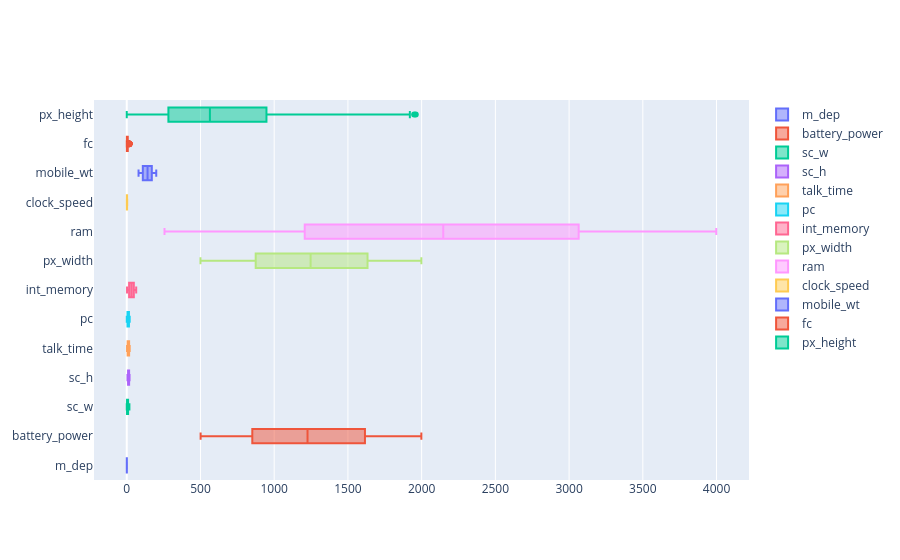

This figure's notebook cell:
### Code cell
df_categorical = df[['price_range', 'n_cores', 'blue', 'dual_sim', 'four_g', 'three_g', 'touch_screen', 'wifi']].astype(str)
fig = go.Figure()
for col in set(df.columns) - set(df_categorical):
    fig.add_trace(go.Box(x=df[col], name=col))
fig.show()

### Figure 1 — Plotly figure (JSON) as saved in the notebook; plotly's stock layout.template omitted (floating-point values rounded to 4 significant figures; data arrays with more than 128 entries replaced by an {"elided": "..."} marker saying what was removed)
{"data": [{"name": "m_dep", "type": "box", "x": {"elided": "2000 float values"}}, {"name": "battery_power", "type": "box", "x": {"elided": "2000 int values"}}, {"name": "sc_w", "type": "box", "x": {"elided": "2000 int values"}}, {"name": "sc_h", "type": "box", "x": {"elided": "2000 int values"}}, {"name": "talk_time", "type": "box", "x": {"elided": "2000 int values"}}, {"name": "pc", "type": "box", "x": {"elided": "2000 int values"}}, {"name": "int_memory", "type": "box", "x": {"elided": "2000 int values"}}, {"name": "px_width", "type": "box", "x": {"elided": "2000 int values"}}, {"name": "ram", "type": "box", "x": {"elided": "2000 int values"}}, {"name": "clock_speed", "type": "box", "x": {"elided": "2000 float values"}}, {"name": "mobile_wt", "type": "box", "x": {"elided": "2000 int values"}}, {"name": "fc", "type": "box", "x": {"elided": "2000 int values"}}, {"name": "px_height", "type": "box", "x": {"elided": "2000 int values"}}], "layout": {}}
